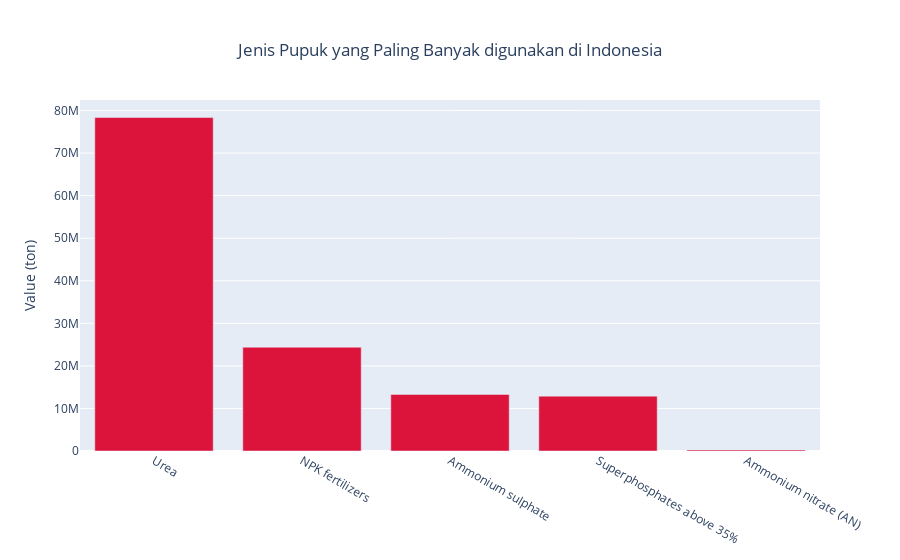

The notebook cell this image was saved under:
### Code cell
most_fertilizer_used_item = indo_usage.groupby(['Item'])['Value'].sum().reset_index().sort_values(by= 'Value', ascending= False).head(5)

fig = go.Figure(data=[go.Bar(
    x= most_fertilizer_used_item.Item, 
    y= most_fertilizer_used_item.Value, 
    marker_color= 'crimson')])
fig.update_layout(title= {'text': 'Jenis Pupuk yang Paling Banyak digunakan di Indonesia',
                         'y':0.9,
                         'x':0.5,
                         'xanchor': 'center',
                         'yanchor': 'bottom'},
                  yaxis_title= 'Value (ton)')

fig.show()

### Figure 1 — Plotly figure (JSON) as saved in the notebook; plotly's stock layout.template omitted (floating-point values rounded to 4 significant figures)
{"data": [{"marker": {"color": "crimson"}, "type": "bar", "x": ["Urea", "NPK fertilizers", "Ammonium sulphate", "Superphosphates above 35%", "Ammonium nitrate (AN)"], "y": [78350408, 24386345, 13292955, 12893820, 259740]}], "layout": {"title": {"text": "Jenis Pupuk yang Paling Banyak digunakan di Indonesia", "x": 0.5, "xanchor": "center", "y": 0.9, "yanchor": "bottom"}, "yaxis": {"title": {"text": "Value (ton)"}}}}
